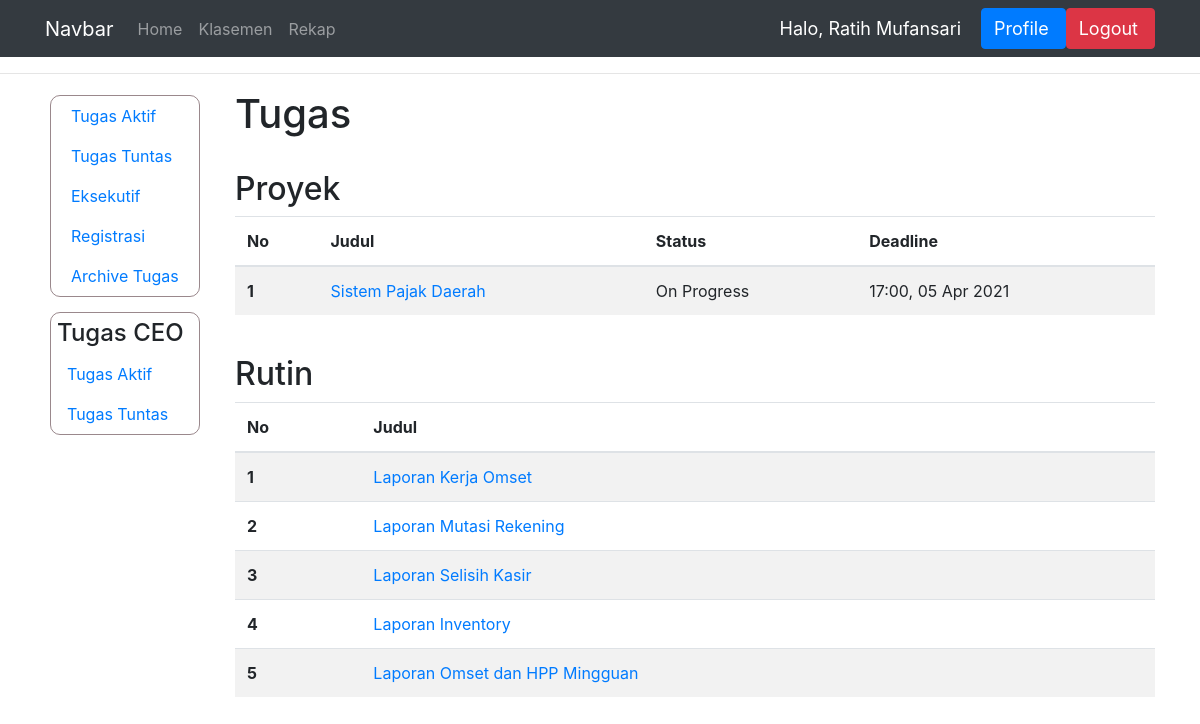
Page /tugas_aktif_manager/ (signed in) on the earlier database version.
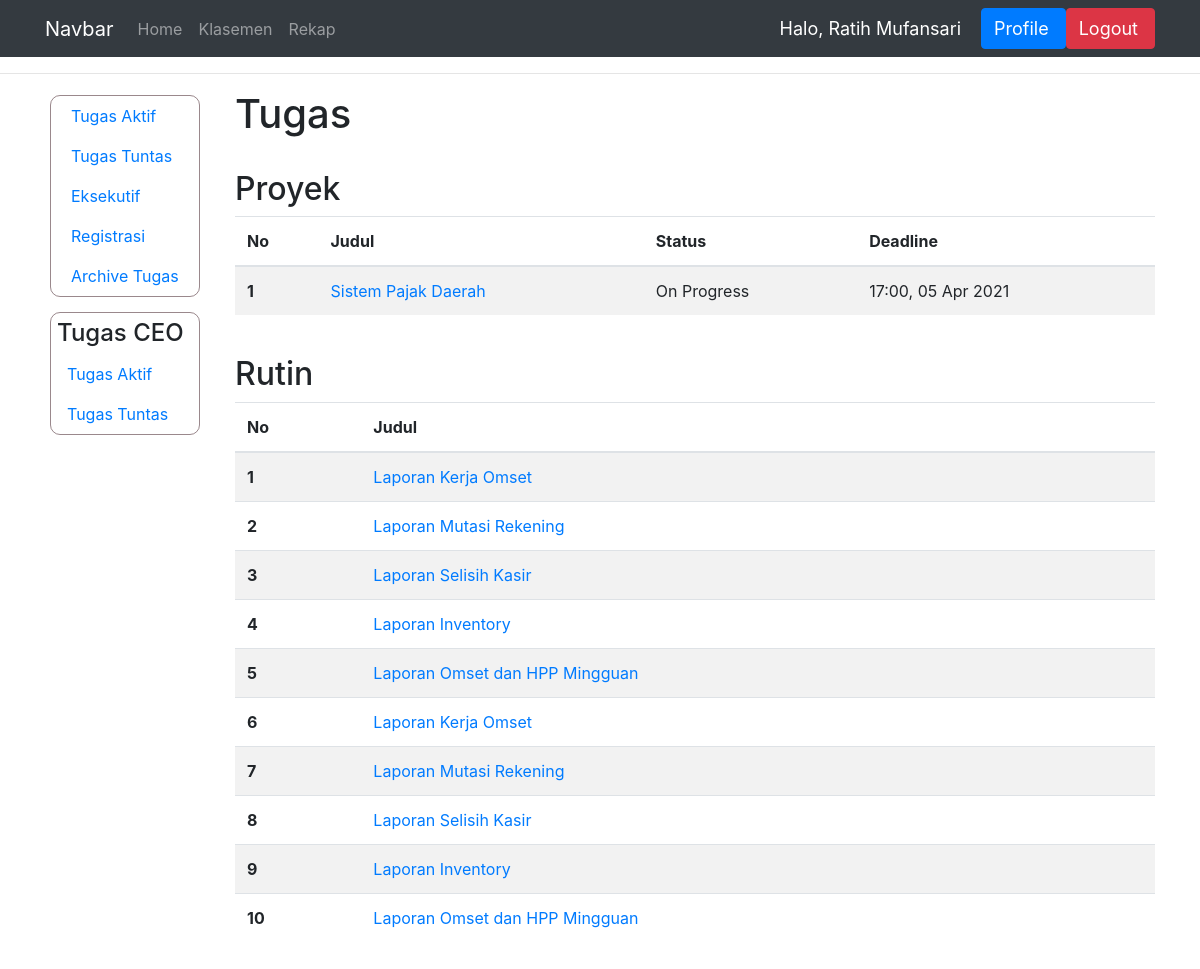
Same page on the later database version.
### dashboard/models.py (models this page shows, shortened)
class TugasProyek(models.Model):
    STATUS = (
        ('Tuntas', 'Tuntas'),
        ('Hold', 'Hold'),
        ('On Progress', 'On Progress'),
        ('Selesai', 'Selesai'),
        ('Deadline', 'Deadline'),
        ('Terlambat', 'Terlambat')
    )
    pemilik_tugas = models.ForeignKey(User, on_delete=models.CASCADE)
    judul = models.CharField(max_length=150)
    isi = models.CharField(max_length=1000)
    deadline = models.DateTimeField('Deadline')
    status = models.CharField(max_length=15, choices=STATUS)
    bukti = models.CharField(max_length=100, null=True)
    penilaian = models.IntegerField(null=True)
    bagian = models.CharField(max_length = 100, null=True)
    komentar = models.CharField(max_length=1000)
    selesai_pada = models.DateTimeField('Selesai pada', null=True)
    link_bukti = models.CharField(max_length=1000, null=True)
    archive = models.BooleanField(null=True, default=False)
    ketuntasan = models.BooleanField(null=True, default=False)

class TugasRutin(models.Model):
    pemilik_tugas = models.ForeignKey(User, on_delete=models.CASCADE)
    judul = models.CharField(max_length=150)
    isi = models.CharField(max_length=1000)
    bagian = models.CharField(max_length=150, null=True)
    archive = models.BooleanField(null=True)

### dashboard/views.py (the view)
# urls.py: path('tugas_aktif_manager/', views.tugas_aktif_manager, name="tugas_aktif_manager"),
@login_required(login_url='login')
def tugas_aktif_manager(request):
    ngecekdeadline()
    objek_user = User.objects.get(pk=request.user.id)
    t = TugasProyek.objects.filter(pemilik_tugas=objek_user).exclude(status="Tuntas").order_by('deadline')
    tr = TugasRutin.objects.filter(pemilik_tugas=objek_user)
    nama = request.user.first_name
    context = {'nama' : nama, 'tugas_proyek' : t, 'tugas_rutin':tr}
    if not request.user.groups.filter(name='Eksekutif').exists() or request.user.last_name == 'Human Resource':
        context['data_kar'] = True
    return render(request, 'manager/tugas_aktif_manager.html', context)

### dashboard/views.py (called while the page is built)
def ngecekdeadline():
    tugas = TugasProyek.objects.all()
    for a in tugas:
        deadline = a.deadline
        saat_ini = timezone.now()
        apakah_deadline = (deadline - saat_ini)
        if (apakah_deadline.days < 0) and (a.status == 'On Progress'):
            a.status = "Deadline"
            a.save()
    tugas_rutin = IsiTugasRutin.objects.all()
    for a in tugas_rutin:
        deadline = a.deadline
        saat_ini = timezone.now()
        apakah_deadline = (deadline - saat_ini)
        if (apakah_deadline.days < 0) and (a.status == 'On Progress'):
            a.status = "Deadline"
            a.save()

### templates/manager/tugas_aktif_manager.html
{% extends 'main.html' %}
{% block content %}
<hr>
<div class="container">
    <div class="row">
        {% include 'manager/sidebar.html' %}
        <div class="col">
            <h1>Tugas</h1>
            <br>
            <h2 class="padding-proyek">Proyek</h2>
            <table class="table table-striped">
                <thead>
                  <tr>
                    <th scope="col">No</th>
                    <th scope="col">Judul</th>
                    <th scope="col">Status</th>
                    <th scope="col">Deadline</th>
                  </tr>
                </thead>
                <tbody>
                    {% for isi in tugas_proyek %}
                  <tr>
                    <th scope="row">{{forloop.counter}}</th>
                    <td><a href="{% url 'detail_tugas_proyek' isi.id %}">{{isi.judul}}</a></td>
                    <td>{{isi.status}}</td>
                    <td>{{isi.deadline|time:"H:i"}}, {{isi.deadline|date:"d M Y"}}</td>
                  </tr>
                    {% endfor %}
                </tbody>
              </table>
              <br>
              <h2 class="padding-proyek">Rutin</h2>
              <table class="table table-striped">
                <thead>
                  <tr>
                    <th scope="col">No</th>
                    <th scope="col">Judul</th>
                  </tr>
                </thead>
                <tbody>
                    {% for isi in tugas_rutin %}
                  <tr>
                    <th scope="row">{{forloop.counter}}</th>
                    <td><a href="{% url 'daftar_tugas_rutin' isi.id %}">{{isi.judul}}</a></td>
                  </tr>
                    {% endfor %}
                </tbody>
              </table>
              <br><br><br><br><br><br><br><br>
        </div>
    </div>
{% endblock %}

Differences in the rows shown:
added TugasRutin: judul "Laporan Kerja Omset"
added TugasRutin: judul "Laporan Mutasi Rekening"
added TugasRutin: judul "Laporan Selisih Kasir"
added TugasRutin: judul "Laporan Inventory"
added TugasRutin: judul "Laporan Omset dan HPP Mingguan"
